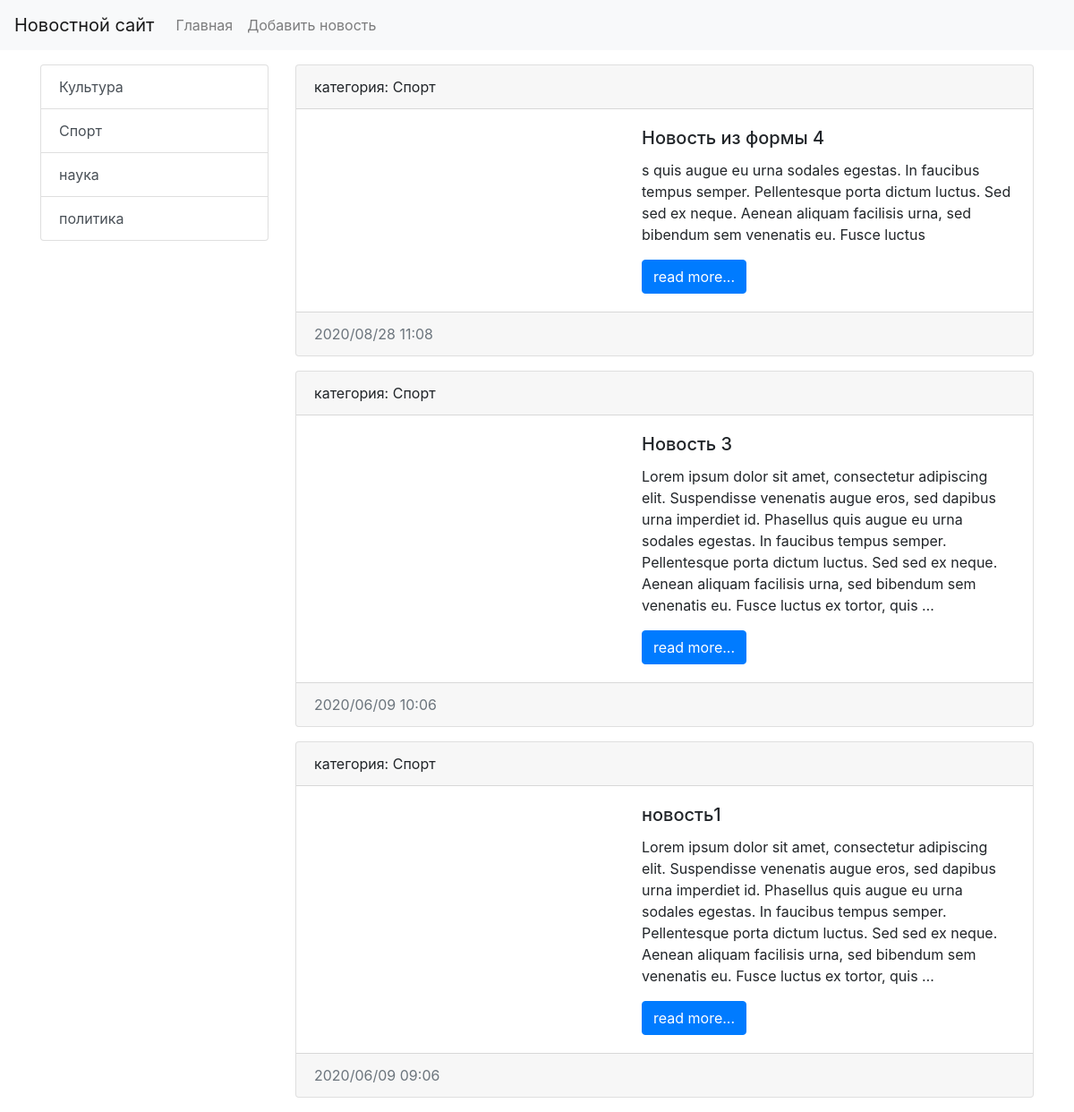
The app's page /category/4/ with its own data.
### news/models.py (models this page shows, shortened)
class Category(models.Model):
    title = models.CharField(max_length=150, db_index=True, verbose_name='категории')
    def get_absolute_url(self):
        return reverse('category', kwargs={"category_id": self.pk})
    class Meta:
        verbose_name = 'категория'
        verbose_name_plural = 'категории'
        ordering = ['title']

class News(models.Model):
    def get_absolute_url(self):
        return reverse('view_news', kwargs={"news_id": self.pk})
    title = models.CharField(max_length=150, verbose_name='Наименование')
    content = models.TextField(blank=True, verbose_name='контент')
    create_at = models.DateTimeField(auto_now_add=True)
    update_at = models.DateTimeField(auto_now=True)
    photo = models.ImageField(upload_to='photos/%Y/%m/%d/', verbose_name="Фото",blank=True)
    is_published = models.BooleanField(default=True)
    category = models.ForeignKey('Category', on_delete=models.PROTECT)
    class Meta:
        verbose_name = 'новость'
        verbose_name_plural = "новости"
        ordering = ['-create_at']

### news/views.py (the view)
# urls.py: path('category/<int:category_id>/', get_category, name= 'category'),
def get_category(request, category_id):
    news = News.objects.filter(category_id=category_id)
    category = Category.objects.get(pk=category_id)
    return render(request, 'news/category.html', {'news' : news,
                                               'category' : category,})

### news/templatetags/news_tags.py (called while the page is built)
@register.inclusion_tag('news/list_categories.html')
def show_categories():
    categories = Category.objects.all()
    return {"categories" : categories }

### news/templates/news/category.html (shortened to what this page needs)
{% extends 'base.html' %}
{% block sidebar %}
    {% include 'inc/_sidebar.html' %}
{% endblock %}
{% block content %}
    {%for item in news%}
        <div class="card mb-3">
            <div class="card-header">
                категория: {{ item.category.title }}
            </div>
            <div class="card-body">
                <div class="media">
                    <div class="media-body">
                        <h5 class="card-title">{{ item.title }}</h5>
                        <p class="card-text">{{ item.content | linebreaksbr | truncatewords:50}}</p>
                        <a href="{{ item.get_absolute_url }}" class="btn btn-primary">read more...</a>
                    </div>
                </div>
            </div>
            <div class="card-footer text-muted">
                {{ item.create_at| date:"Y/m/d H:m"}}
            </div>
        </div>
    {% endfor %}
{% endblock %}

### news/templates/news/list_categories.html
<div class="list-group">
    {% for item in categories %}
        <a href="{{ item.get_absolute_url }}" class="list-group-item list-group-item-action">{{ item.title }}</a>
    {% endfor %}
</div>

### web_django/static/css/style.css (style rules this page uses)
body { background-color: #ffffff; }

### records on screen
Category: title "Культура"
Category: title "Спорт"
Category: title "наука"
Category: title "политика"
News: category "Спорт", title "Новость из формы 4", content "s quis augue eu urna sodales egestas. In faucibus tempus semper. Pellentesque porta dictum luctus. Sed sed ex neque. Aenean aliquam facilisis urna, sed bibendum sem venenatis eu. Fusce luctus", create_at "2020/08/28 11:08"
News: category "Спорт", title "Новость 3", content "Lorem ipsum dolor sit amet, consectetur adipiscing elit. Suspendisse venenatis augue eros, sed dapibus urna imperdiet id. Phasellus quis augue eu urna sodales egestas. In faucibus tempus semper. Pellentesque porta dictum luctus. Sed sed ex neque. Aenean aliquam facilisis urna, sed bibendum sem venenatis eu. Fusce luctus ex tortor, quis …", create_at "2020/06/09 10:06"
News: category "Спорт", title "новость1", content "Lorem ipsum dolor sit amet, consectetur adipiscing elit. Suspendisse venenatis augue eros, sed dapibus urna imperdiet id. Phasellus quis augue eu urna sodales egestas. In faucibus tempus semper. Pellentesque porta dictum luctus. Sed sed ex neque. Aenean aliquam facilisis urna, sed bibendum sem venenatis eu. Fusce luctus ex tortor, quis …", create_at "2020/06/09 09:06"
